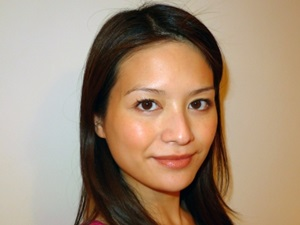
#> input picture twarz/twarz3.png, 300 x 225 px
$ python scriptus.py
#> lines starting #> are read from the running program, lines starting #| are printed output that depends on the picture; after the words box and inside, x2 and y2 are one past the last pixel; in counts of white or black regions, pixels touching at a corner belong together
import numpy as np
import cv2 as cv
faces_list=['twarz3.png']
# Metoda RGB
for facename in faces_list:
    input=cv.imread(facename)
#> input is the input picture: shape (225, 300, 3); mean B, G, R 119.5, 140.9, 163.2
    height, width=input.shape[:2]
#> height = 225; width = 300
    r_minus_g = np.zeros((height,width, 3), np.uint8) # Tworzenie nowego obrazu o takich samych wymiarach
    for i in range(height):
        for j in range(width):
            val=int(input[i][j][2])-int(input[i][j][1])
            r_minus_g[i][j]=val if val>0 else 0
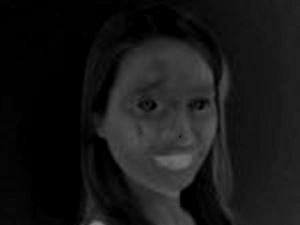
#> r_minus_g: shape (225, 300, 3); min 0, max 129, mean 23
    retval, binarised=cv.threshold(r_minus_g, 30, 255, cv.THRESH_BINARY)
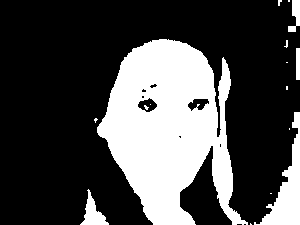
#> binarised: shape (225, 300, 3); 28.8% white; 16 white regions (11 under 20 px), largest, box (x1, y1, x2, y2) and area: (97, 39, 248, 225) 16842, (254, 112, 300, 225) 1770, (80, 189, 109, 225) 432, (288, 0, 300, 32) 217, (296, 48, 300, 80) 128
    final = np.zeros((height,width, 3), np.uint8)
    binarised = cv.cvtColor(binarised, cv.COLOR_RGB2GRAY)

    kernel=np.ones((5,5), np.uint)
    binarised=cv.dilate(binarised, kernel, iterations=2)
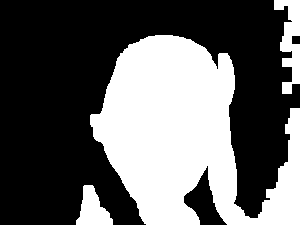
#> binarised: shape (225, 300); 38.1% white; 3 white regions, box (x1, y1, x2, y2) and area: (90, 35, 300, 225) 23524, (274, 0, 300, 94) 1312, (76, 185, 113, 225) 884
    binarised=cv.erode(binarised, kernel, iterations=2)
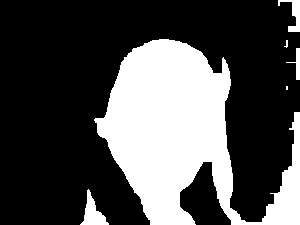
#> binarised: shape (225, 300); 30.3% white; 6 white regions (2 under 20 px)
    binarised=cv.dilate(binarised, kernel, iterations=2)
    binarised=cv.erode(binarised, kernel, iterations=2)
    cv.imshow('mask', binarised)
    cv.waitKey()

    stencil = np.ones(input.shape).astype(input.dtype)
    color=[255, 255, 255]

    contours, hier = cv.findContours(binarised,cv.RETR_TREE,cv.CHAIN_APPROX_SIMPLE)
#> contours = 6 contours, 2 with area under 20; largest, box (x1, y1, x2, y2) and area: (94, 39, 300, 225) 19027, (80, 189, 109, 225) 396, (278, 0, 300, 32) 214, (286, 48, 300, 80) 94
    cv.drawContours(input, contours, -1, (100,0,0),2)
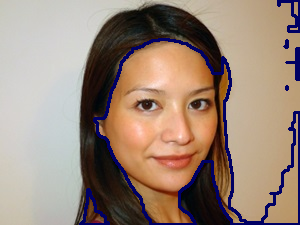
#> input: shape (225, 300, 3); 5.96% of pixels changed, all inside (x1, y1, x2, y2) = (79, 0, 300, 225)
    for cnt in contours:
        if 600<cv.contourArea(cnt):
            cv.fillPoly(stencil, [cnt], color)
            result=cv.bitwise_and(input, stencil)
            cv.imshow('woo', result)
            cv.waitKey()
            print('saving...')
            cv.imwrite('{}_cont.jpg'.format(facename[:-4]), result)
#> this loop made 6 passes
#> cnt on pass 2: [[286, 86], [286, 89], [287, 89], [287, 86]]
#> (printed output is left out)
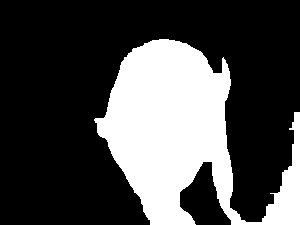
#> stencil: shape (225, 300, 3); values 1 (black) and 255 (white), 28.9% white; 1 white region, box (x1, y1, x2, y2) and area: (94, 39, 300, 225) 19532

$ run again, with twarz/twarz2.png copied over twarz/twarz3.png
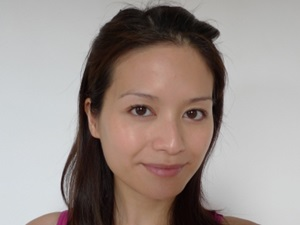
#> input picture twarz/twarz2.png, 300 x 225 px
#> input is the input picture: shape (225, 300, 3); mean B, G, R 141.2, 146.1, 157.6
#> `binarised=cv.erode(binarised, kernel, iterations=2)`:
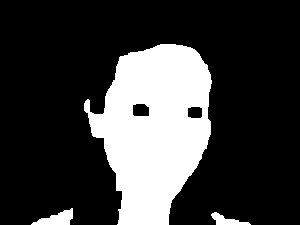
#> binarised: shape (225, 300); 23.5% white; 3 white regions
#> contours = 5 contours; box (x1, y1, x2, y2) and area: (84, 44, 212, 225) 15290, (31, 208, 73, 225) 328, (132, 103, 150, 117) 204, (211, 212, 251, 225) 192, (187, 106, 203, 119) 167
#> input: shape (225, 300, 3); 3.89% of pixels changed, all inside (x1, y1, x2, y2) = (30, 43, 252, 225)
#> the loop `for cnt in contours:` made 5 passes
#> (printed output is left out)
#> after the loop `for cnt in contours:`:
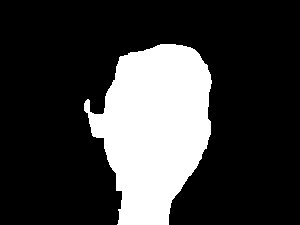
#> stencil: shape (225, 300, 3); values 1 (black) and 255 (white), 23% white; 1 white region, box (x1, y1, x2, y2) and area: (84, 44, 212, 225) 15556

$ run again, with twarz/twarz4.png copied over twarz/twarz3.png
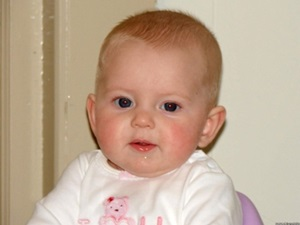
#> input picture twarz/twarz4.png, 300 x 225 px
#> input is the input picture: shape (225, 300, 3); mean B, G, R 147, 168.7, 192.4
#> `binarised=cv.erode(binarised, kernel, iterations=2)`:
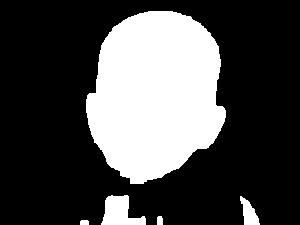
#> binarised: shape (225, 300); 28.7% white; 5 white regions
#> contours = 5 contours; box (x1, y1, x2, y2) and area: (86, 11, 226, 184) 17906, (101, 195, 146, 225) 767, (240, 196, 260, 225) 279, (157, 216, 163, 225) 38, (80, 220, 89, 225) 31
#> input: shape (225, 300, 3); 3.7% of pixels changed, all inside (x1, y1, x2, y2) = (79, 10, 261, 225)
#> the loop `for cnt in contours:` made 5 passes
#> (printed output is left out)
#> after the loop `for cnt in contours:`:
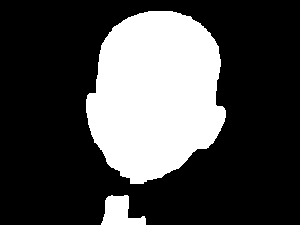
#> stencil: shape (225, 300, 3); values 1 (black) and 255 (white), 28.1% white; 2 white regions, box (x1, y1, x2, y2) and area: (86, 11, 226, 184) 18147, (101, 195, 146, 225) 837
